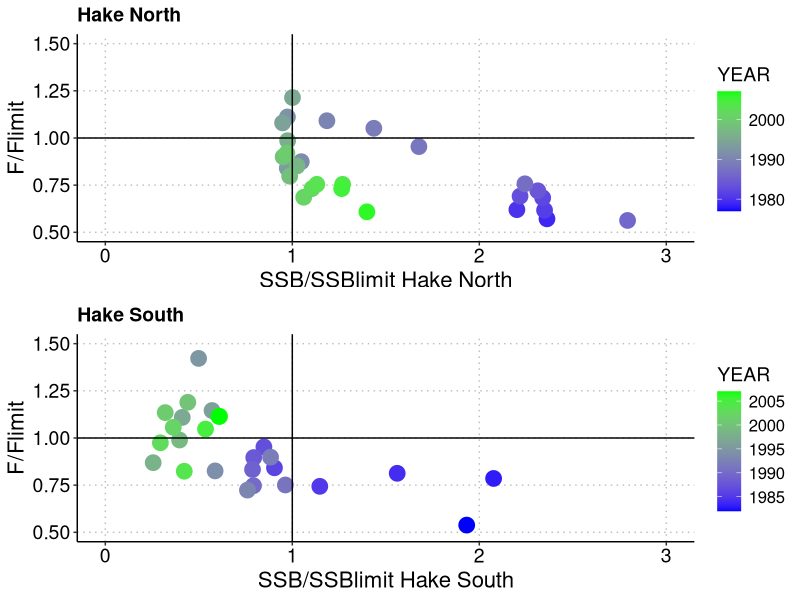
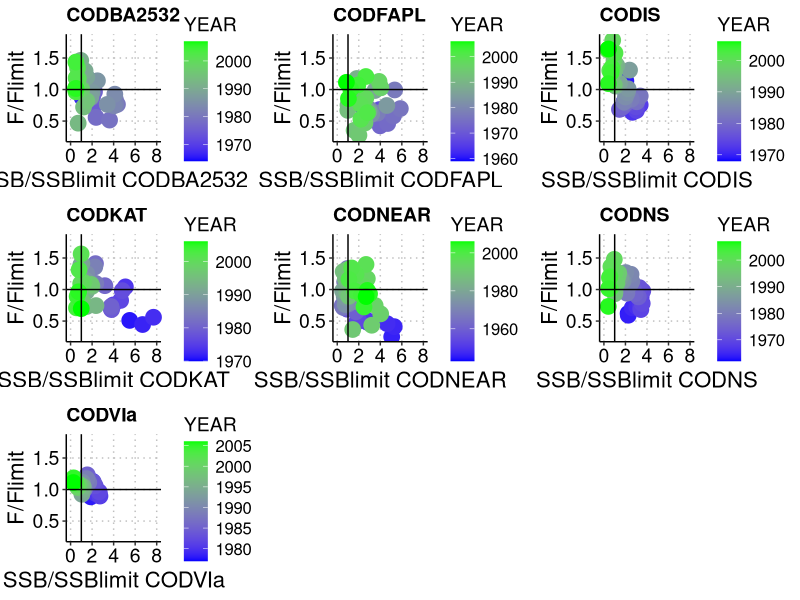

Write the R code that produced these figures, in order.
##### 1. LOAD PACKAGES AND DISPLAY VERSIONS #####

version                           
# platform       x86_64-apple-darwin13.4.0   
# arch           x86_64                      
# os             darwin13.4.0                
# system         x86_64, darwin13.4.0        
# status                                     
# major          3                           
# minor          3.0                         
# year           2016                        
# month          05                          
# day            03                          
# svn rev        70573                       
# language       R                           
# version.string R version 3.3.0 (2016-05-03)
# nickname       Supposedly Educational          

if(!require(gridExtra)){
  install.packages("gridExtra",dependencies = TRUE,repos='http://cran.us.r-project.org')
}
require(gridExtra)
packageVersion("gridExtra")
# [1] ‘2.2.1’


if(!require(magrittr)){
  install.packages("magrittr",dependencies = TRUE,repos='http://cran.us.r-project.org')
}
require(magrittr)
packageVersion("magrittr")
# [1] ‘1.5’

if(!require(data.table)){
  install.packages("data.table",dependencies = TRUE,repos='http://cran.us.r-project.org')
}
require(data.table)
packageVersion("data.table")
# [1] ‘1.10.4’

if(!require(tidyverse)){
  install.packages("tidyverse",dependencies = TRUE,repos='http://cran.us.r-project.org')
}
require(tidyverse)
packageVersion("tidyverse")
# [1] ‘1.2.1’



##### 2. READ DATA #####

# Read the data

SSBFCOD <- fread("data/SSBLIM_FLIM_COD.csv",check.names = TRUE)
SSBFHAKE <- fread("data/SSBLIM_FLIM_HAKE.csv",check.names = TRUE)

##### 3. PLOT #####

plot_fig6si_species <- function(data,ASSESSID_to_keep,filename,xlim=c(0,1),ylim=c(0,1),fig.width=14,fig.height=7) {
  
  graphs <- names(ASSESSID_to_keep) %>% lapply(function(ASSESSID_name){
    
    ASSESSID_to_keep <- ASSESSID_to_keep[ASSESSID_name]
    
    to.plot <- data %>% filter(ASSESSID.1 == ASSESSID_to_keep)  
    
    ggplot(data=to.plot, aes(x=SSB.SSBLIM, y=F.FLIM, color=TSYEAR)) +
      geom_point(size=5)+
      geom_vline(xintercept = 1)+
      geom_hline(yintercept = 1)+
      scale_colour_gradient(low="blue", high="green",name="YEAR") +
      xlab(paste("SSB/SSBlimit",ASSESSID_name)) +
      ylab("F/Flimit") +
      xlim(xlim) +
      ylim(ylim) +
      theme_classic()+
      ggtitle(ASSESSID_name)+
      theme(axis.text = element_text(size=14, color="black"),
            axis.title = element_text(size=16, color="black"),
            legend.text = element_text(size=12,color = "black"),
            legend.title = element_text(size=14,color="black"),
            plot.title = element_text(size=14,color="black",face="bold"),
            panel.grid.major = element_line(size=0.5,color="gray",linetype = "dotted"))
    
  })
  
  
  png(filename,width=fig.width,height=fig.height,units="in",res=300)
  
  do.call(grid.arrange,c(graphs))
  
  dev.off()
  
}


##### 3.1. PLOT HAKE (Fig 6SIa) #####


ASSESSID_to_keep_HAKE <- c(`Hake North`="WGHMM-HAKENRTN-1977-2007-JENNINGS", `Hake South`="WGHMM-HAKESOTH-1982-2007-JENNINGS")



plot_fig6si_species(data=SSBFHAKE,
                    ASSESSID_to_keep=ASSESSID_to_keep_HAKE,
                    filename="Figures/Fig 6 SIa.png",
                    xlim=c(0,3),
                    ylim=c(0.5,1.5),
                    fig.width = 13,
                    fig.height = 8)


##### 3.2. PLOT COD (Fig 6SIb) #####

ASSESSID_to_keep_COD <- c(CODBA2532="WGBFAS-CODBA2532-1964-2007-JENNINGS", 
                      CODFAPL="NWWG-CODFAPL-1959-2006-MINTO", 
                      CODIS="WGNSDS-CODIS-1968-2006-MINTO", 
                      CODKAT="WGBFAS-CODKAT-1970-2006-MINTO", 
                      CODNEAR="AFWG-CODNEAR-1943-2006-MINTO", 
                      CODNS="WGNSSK-CODNS-1962-2007-MINTO",
                      CODVIa="WGNSDS-CODVIa-1977-2006-MINTO" )



plot_fig6si_species(data=SSBFCOD,
                    ASSESSID_to_keep=ASSESSID_to_keep_COD,
                    filename="Figures/Fig 6 SIb.png",
                    xlim=c(0,8),
                    ylim=c(0.25,1.8),
                    fig.width = 14,
                    fig.height = 7)

